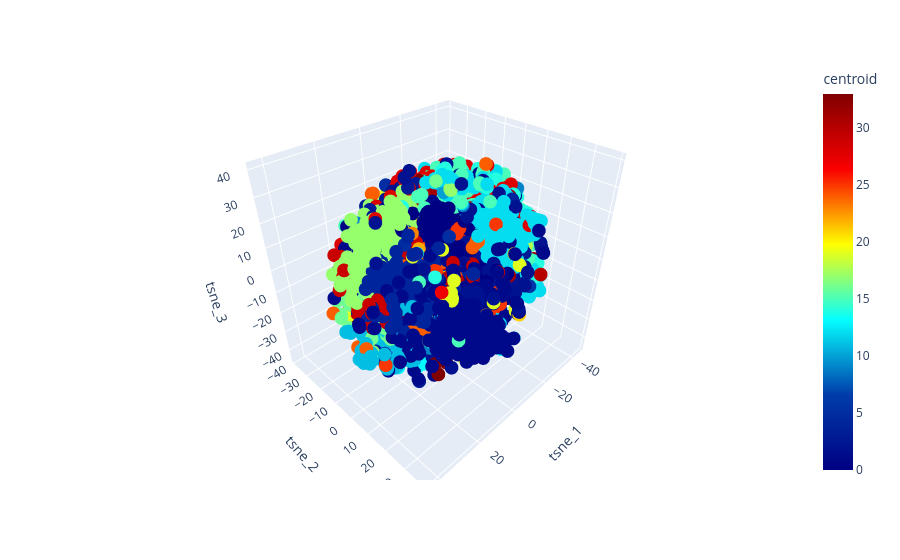

The notebook cell saved with this chart:
### Code cell
px.scatter_3d(df_with_emb2, x='tsne_1', y='tsne_2', z='tsne_3', hover_data='Motion', color='centroid',color_continuous_scale=px.colors.sequential.Jet)

### Figure 1 — Plotly figure (JSON) as saved in the notebook; plotly's stock layout.template omitted (floating-point values rounded to 4 significant figures; data arrays with more than 128 entries replaced by an {"elided": "..."} marker saying what was removed)
{"data": [{"customdata": {"elided": "7759x1 str values"}, "hovertemplate": "tsne_1=%{x}<br>tsne_2=%{y}<br>tsne_3=%{z}<br>Motion=%{customdata[0]}<br>centroid=%{marker.color}<extra></extra>", "legendgroup": "", "marker": {"color": {"elided": "7759 int values"}, "coloraxis": "coloraxis", "symbol": "circle"}, "mode": "markers", "name": "", "scene": "scene", "showlegend": false, "type": "scatter3d", "x": {"elided": "7759 float values"}, "y": {"elided": "7759 float values"}, "z": {"elided": "7759 float values"}}], "layout": {"coloraxis": {"colorbar": {"title": {"text": "centroid"}}, "colorscale": [[0, "rgb(0,0,131)"], [0.2, "rgb(0,60,170)"], [0.4, "rgb(5,255,255)"], [0.6, "rgb(255,255,0)"], [0.8, "rgb(250,0,0)"], [1, "rgb(128,0,0)"]]}, "legend": {"tracegroupgap": 0}, "margin": {"t": 60}, "scene": {"domain": {"x": [0, 1], "y": [0, 1]}, "xaxis": {"title": {"text": "tsne_1"}}, "yaxis": {"title": {"text": "tsne_2"}}, "zaxis": {"title": {"text": "tsne_3"}}}}}
